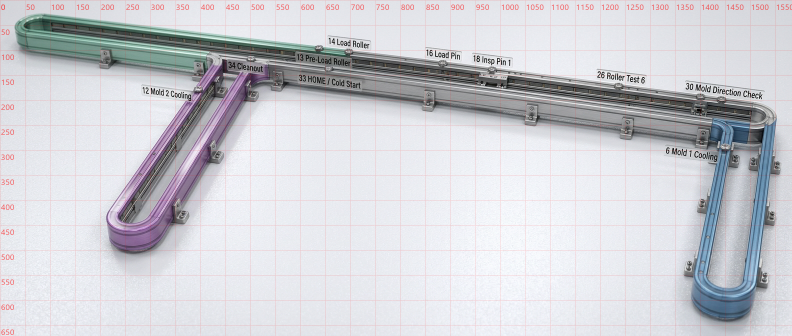
#> input picture magne_temp/full_track_grid.png, 1584 x 672 px, found by its file name (shown at 1/2 size)
$ python measure_offset.py
#> lines starting #> are read from the running program, lines starting #| are printed output that depends on the picture; after the words box and inside, x2 and y2 are one past the last pixel; in counts of white or black regions, pixels touching at a corner belong together
"""Measure perpendicular offset from current red line to rail top edge."""
import numpy as np
from PIL import Image
import sys
sys.path.insert(0, r'C:\AI Projects\MagneMotionMonitor')
from mm_monitor.track_photo import PATH_WAYPOINTS_PX

img = Image.open(r'C:\Users\thadd\.openclaw\workspace\magne_temp\full_track_grid.png').convert('RGB')
#> img is the input picture: PIL image 1584x672 RGB; mean R, G, B 205.7, 206.1, 211.6
arr = np.array(img).astype(float)
h, w, _ = arr.shape
#> h = 672; w = 1584

# Red line mask (same HSV method as before)
def rgb_to_hsv(rgb):
    rgb = rgb.astype(float)
    r, g, b = rgb[:,:,0], rgb[:,:,1], rgb[:,:,2]
    mx = np.maximum(np.maximum(r, g), b)
    mn = np.minimum(np.minimum(r, g), b)
    diff = mx - mn
    v = mx
    s = np.where(mx > 0, diff / mx * 255, 0)
    h = np.zeros_like(mx)
    mask = diff > 0
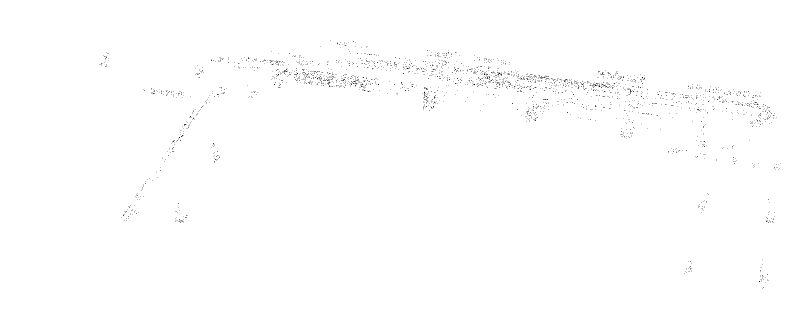
#> mask: shape (672, 1584) bool (shown at 1/2 size); 99.6% white; black in thin lines or dots, all inside (x1, y1, x2, y2) = (199, 80, 1561, 577)
    mr = mask & (mx == r)
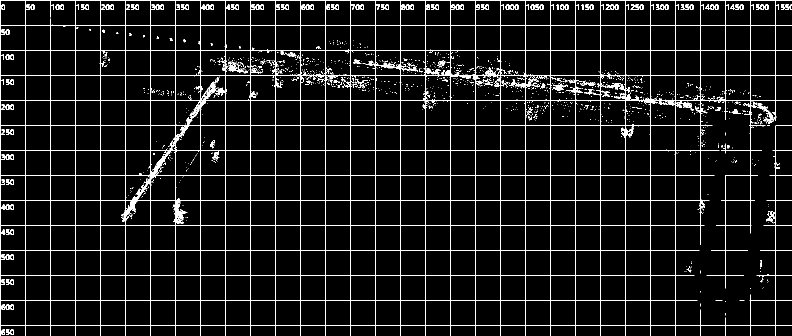
#> mr: shape (672, 1584) bool (shown at 1/2 size); 6.1% white in thin lines or dots
    h[mr] = ((g[mr] - b[mr]) / diff[mr] * 60) % 360
    mg = mask & (mx == g)
#> mg: shape (672, 1584) bool; 6% white; 2957 white regions (2739 under 20 px), largest, box (x1, y1, x2, y2) and area: (51, 51, 100, 100) 2401, (201, 51, 250, 100) 2327, (251, 51, 300, 100) 2323
    h[mg] = ((b[mg] - r[mg]) / diff[mg] * 60 + 120) % 360
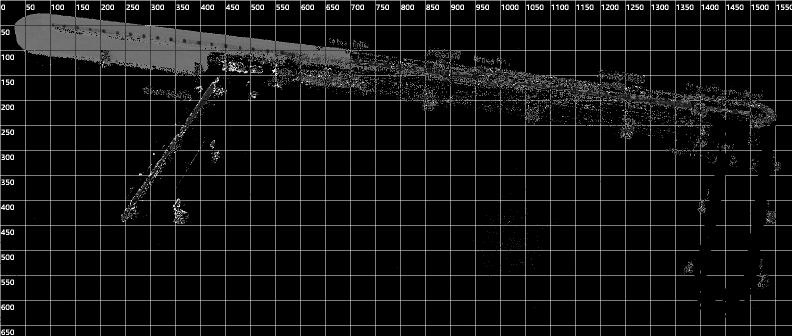
#> h: shape (672, 1584) float64 (shown at 1/2 size); min 0, max 359.6, mean 25.8; drawn with min black and max white
    mb = mask & (mx == b)
#> mb: shape (672, 1584) bool; 89.1% white; 1497 black regions (1299 under 20 px), largest, box (x1, y1, x2, y2) and area: (0, 0, 1584, 672) 102470, (1052, 212, 1080, 243) 361, (424, 302, 440, 320) 136
    h[mb] = ((r[mb] - g[mb]) / diff[mb] * 60 + 240) % 360
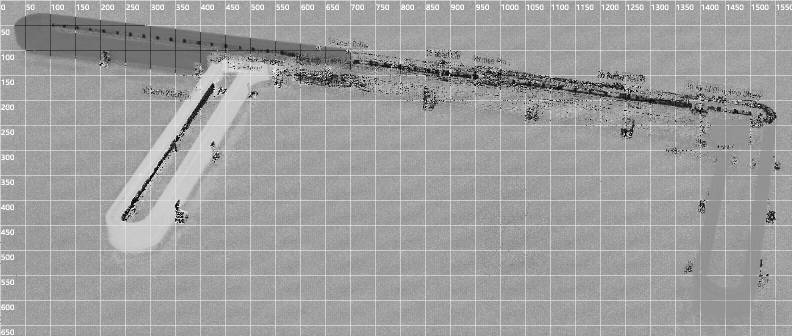
#> h: shape (672, 1584) float64 (shown at 1/2 size); min 0, max 359.6, mean 224.2; drawn with min black and max white
    return h, s, v

hue, sat, val = rgb_to_hsv(arr)
r, g, b = arr[:,:,0], arr[:,:,1], arr[:,:,2]
red_mask = ((hue < 20) | (hue > 340)) & (sat > 80) & (val > 80)
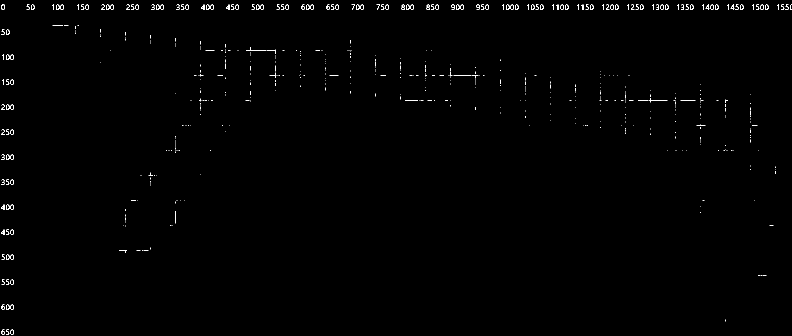
#> red_mask: shape (672, 1584) bool (shown at 1/2 size); 0.54% white in thin lines or dots
red_mask &= (r > g + 20) & (r > b + 20)
#> red_mask: shape (672, 1584) bool; 0.54% white in thin lines or dots
# Exclude top edge text and very bright labels by requiring not too high V
# Actually the red line is the largest thin component. Let's just keep all and work per-path.

# Rail mask: detect the colored rail. It's not white/gray background.
# Background is light gray/white. Rail colors are green, purple, blue, silver.
# Use saturation: rail has some color (sat > 15) OR it is dark-ish metal.
# More robust: background is very bright and low saturation.
bg_mask = (val > 200) & (sat < 30)
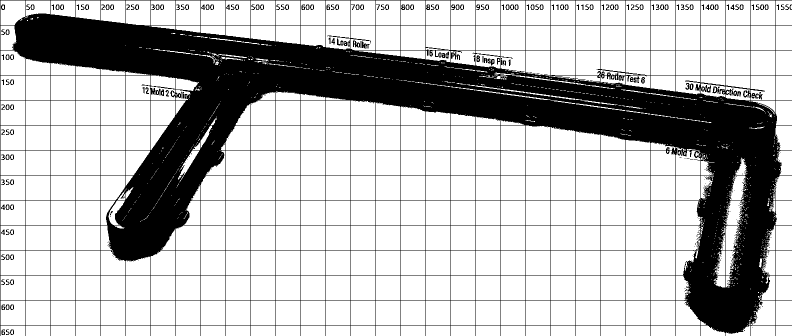
#> bg_mask: shape (672, 1584) bool (shown at 1/2 size); 73.4% white; 342 black regions (161 under 20 px), largest, box (x1, y1, x2, y2) and area: (0, 0, 1584, 672) 275011, (1503, 184, 1525, 199) 158, (706, 81, 720, 95) 113
rail_mask = ~bg_mask
# Exclude text labels by size? Hard. Let's just use it for vertical scans near current waypoints.

# For each current waypoint, find the nearest red pixel (red line) and nearest rail top edge
# in the perpendicular direction.
from scipy.ndimage import distance_transform_edt
red_dists, red_nearest = distance_transform_edt(~red_mask, return_distances=True, return_indices=True)
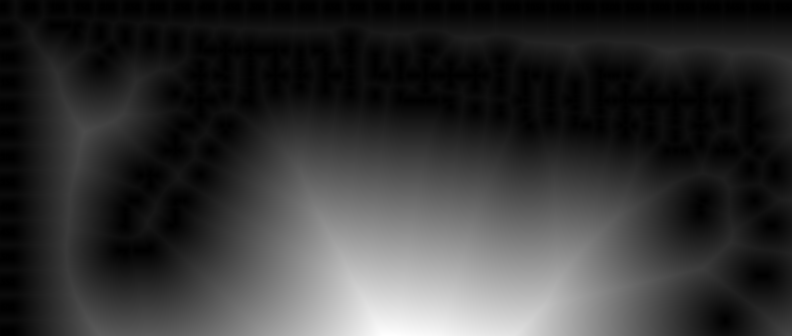
#> red_dists: shape (672, 1584) float64 (shown at 1/2 size); min 0, max 473, mean 98; drawn with min black and max white
# Actually we want index of nearest red pixel
ys_red, xs_red = np.where(red_mask)
#> ys_red = 5727 values from 9 to 669; xs_red = 5727 values, max 1583 at index 355, min 2 at index 1176, mean 682.8
red_pts = np.column_stack([xs_red, ys_red])
#> red_pts = 5727 pairs, first value 2 to 1583, second value 9 to 669

def perpendicular(pts, idx):
    n = len(pts)
    a = max(0, idx - 1)
    b = min(n - 1, idx + 1)
    dx = pts[b][0] - pts[a][0]
    dy = pts[b][1] - pts[a][1]
    length = np.hypot(dx, dy)
    if length == 0:
        return (0, -1)
    # Two normals: (dy, -dx) and (-dy, dx). Pick the one pointing toward the rail top edge.
    # For now return both.
    return (dy / length, -dx / length), (-dy / length, dx / length)

# For Path 6, sample at multiple X and find red-line Y and rail-top Y
print('=== Path 6: red line Y vs rail top Y ===')
pts6 = PATH_WAYPOINTS_PX[6]
#> (the run stopped early here; a loop or call above may not have finished)

$ run again, with magne_temp/track_photo_candidate.png copied over magne_temp/full_track_grid.png
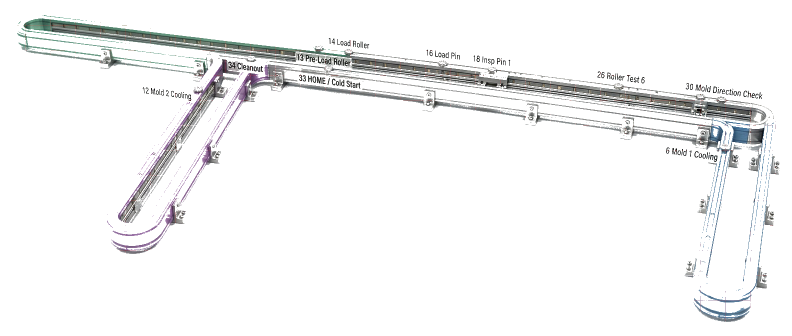
#> input picture magne_temp/track_photo_candidate.png, 1584 x 672 px, found by its file name (shown at 1/2 size)
#> img is the input picture: PIL image 1584x672 RGB; mean R, G, B 243.7, 244, 244.2
#> in rgb_to_hsv, `mask = diff > 0`:
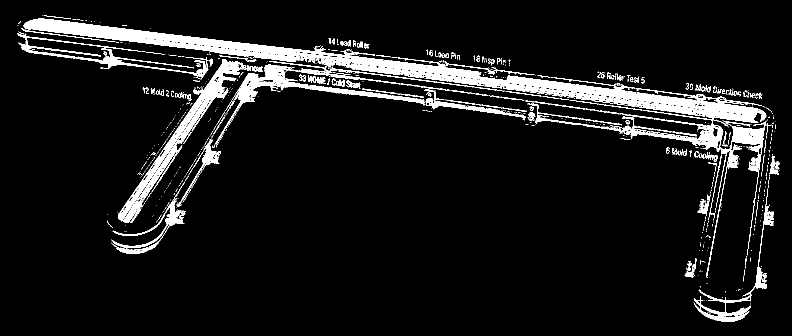
#> mask: shape (672, 1584) bool (shown at 1/2 size); 7.9% white; 912 white regions (742 under 20 px), largest, box (x1, y1, x2, y2) and area: (47, 36, 1536, 556) 43157, (236, 118, 482, 446) 8805, (431, 122, 897, 289) 7342
#> mr: shape (672, 1584) bool; 1.8% white in thin lines or dots, all inside (x1, y1, x2, y2) = (35, 32, 1559, 643)
#> mg: shape (672, 1584) bool; 4.1% white; 2302 white regions (2025 under 20 px), largest, box (x1, y1, x2, y2) and area: (201, 52, 250, 82) 1122, (251, 58, 300, 87) 1107, (301, 64, 350, 94) 1080
#> mb: shape (672, 1584) bool; 3.2% white; 2599 white regions (2410 under 20 px), largest, box (x1, y1, x2, y2) and area: (1388, 579, 1500, 644) 1888, (1402, 251, 1450, 300) 1082, (1451, 248, 1500, 300) 1078
#> red_mask: shape (672, 1584) bool; 0.15% white in thin lines or dots, all inside (x1, y1, x2, y2) = (50, 41, 1551, 643)
#> bg_mask: shape (672, 1584) bool; 91.9% white; 786 black regions (619 under 20 px), largest, box (x1, y1, x2, y2) and area: (47, 36, 1536, 556) 45028, (236, 118, 482, 446) 9037, (431, 122, 1138, 289) 7975
#> `red_dists, red_nearest = distance_transform_edt(~red_mask, return_dist..`:
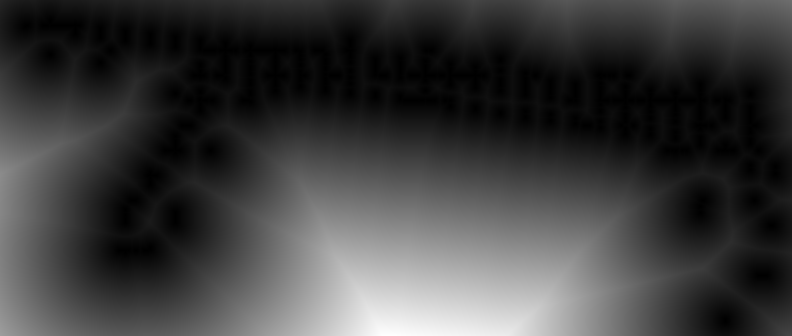
#> red_dists: shape (672, 1584) float64 (shown at 1/2 size); min 0, max 472.9, mean 115.1; drawn with min black and max white
#> ys_red = 1605 values from 41 to 642; xs_red = 1605 values, max 1550 at index 1465, min 50 at index 73, mean 803.1
#> red_pts = 1605 pairs, first value 50 to 1550, second value 41 to 642
